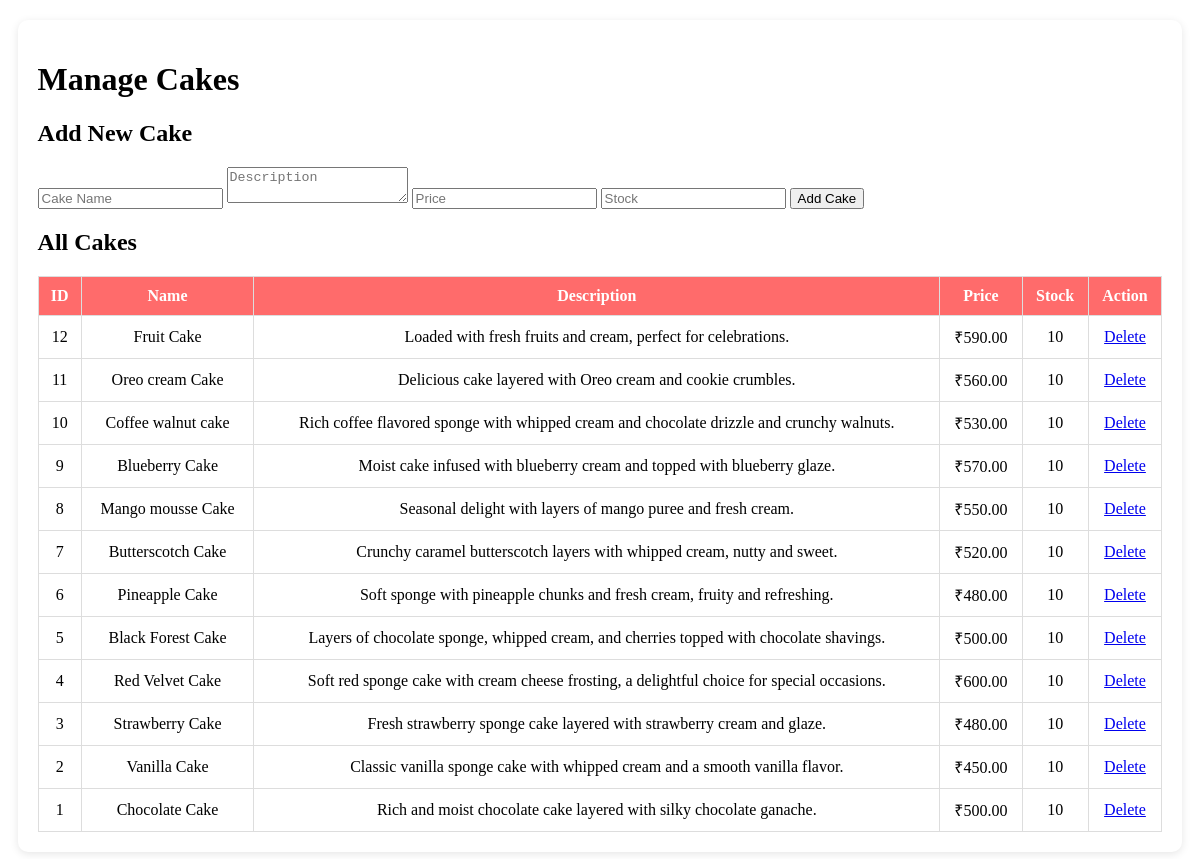
The app's page /admin_cakes.php (signed in), older data.
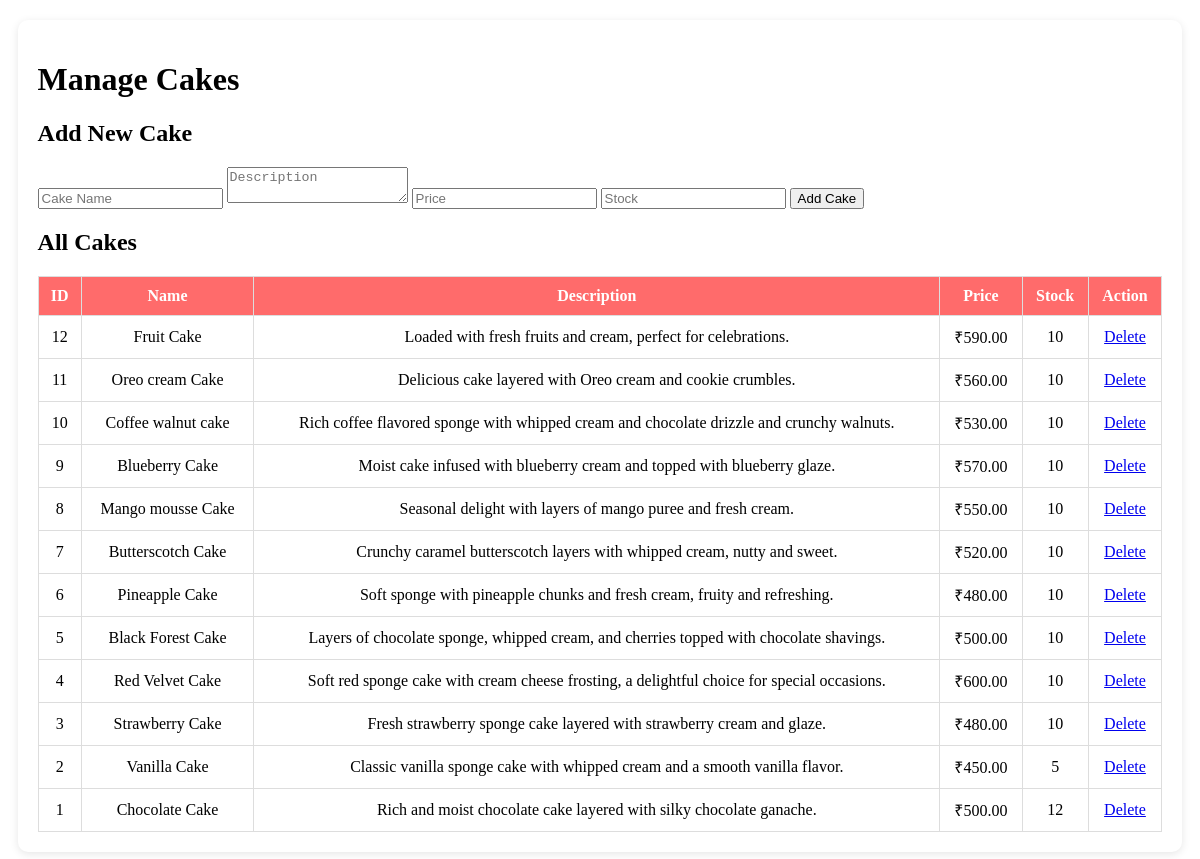
The same page, newer data.
### tables this page shows
CREATE TABLE `cakes` (
  `id` int(10) UNSIGNED NOT NULL,
  `name` varchar(255) NOT NULL,
  `image` varchar(255) DEFAULT NULL,
  `description` text DEFAULT NULL,
  `price` float NOT NULL,
  `rating` float DEFAULT 0,
  `rating_count` int(11) DEFAULT 0,
  `size` varchar(50) DEFAULT '1 kg',
  `stock` int(10) UNSIGNED NOT NULL DEFAULT 10
);

### admin_cakes.php (the view, shortened to what this page needs)
<?php
include "../includes/db_connect.php";
$stmt = $conn->prepare("SELECT * FROM cakes ORDER BY id DESC");
$stmt->execute();
$cakes = $stmt->fetchAll(PDO::FETCH_ASSOC);
?>
<!DOCTYPE html>
<html lang="en">
<head>
<link rel="stylesheet" href="admin.css">
</head>
<body>
<div class="admin-container">
    <h1>Manage Cakes</h1>
    <h2>Add New Cake</h2>
    <form method="POST" class="admin-form">
        <input type="text" name="name" placeholder="Cake Name" required>
        <textarea name="description" placeholder="Description" required></textarea>
        <input type="number" step="0.01" name="price" placeholder="Price" required>
        <input type="number" name="stock" placeholder="Stock" required>
        <button type="submit" name="add_cake">Add Cake</button>
    </form>
    <h2>All Cakes</h2>
    <table>
        <thead>
            <tr>
                <th>ID</th>
                <th>Name</th>
                <th>Description</th>
                <th>Price</th>
                <th>Stock</th>
                <th>Action</th>
            </tr>
        </thead>
        <tbody>
            <?php foreach ($cakes as $cake): ?>
            <tr>
                <td><?= $cake['id'] ?></td>
                <td><?= htmlspecialchars($cake['name']) ?></td>
                <td><?= htmlspecialchars($cake['description']) ?></td>
                <td>₹<?= number_format($cake['price'], 2) ?></td>
                <td><?= $cake['stock'] ?></td>
                <td>
                    <a href="admin_cakes.php?delete=<?= $cake['id'] ?>" onclick="return confirm('Delete this cake?')">Delete</a>
                </td>
            </tr>
            <?php endforeach; ?>
        </tbody>
    </table>
</div>
</body>
</html>

Row changes from the older to the newer data that the page shows:
changed cakes "Vanilla Cake": stock "10" → "5"
changed cakes "Chocolate Cake": stock "10" → "12"
